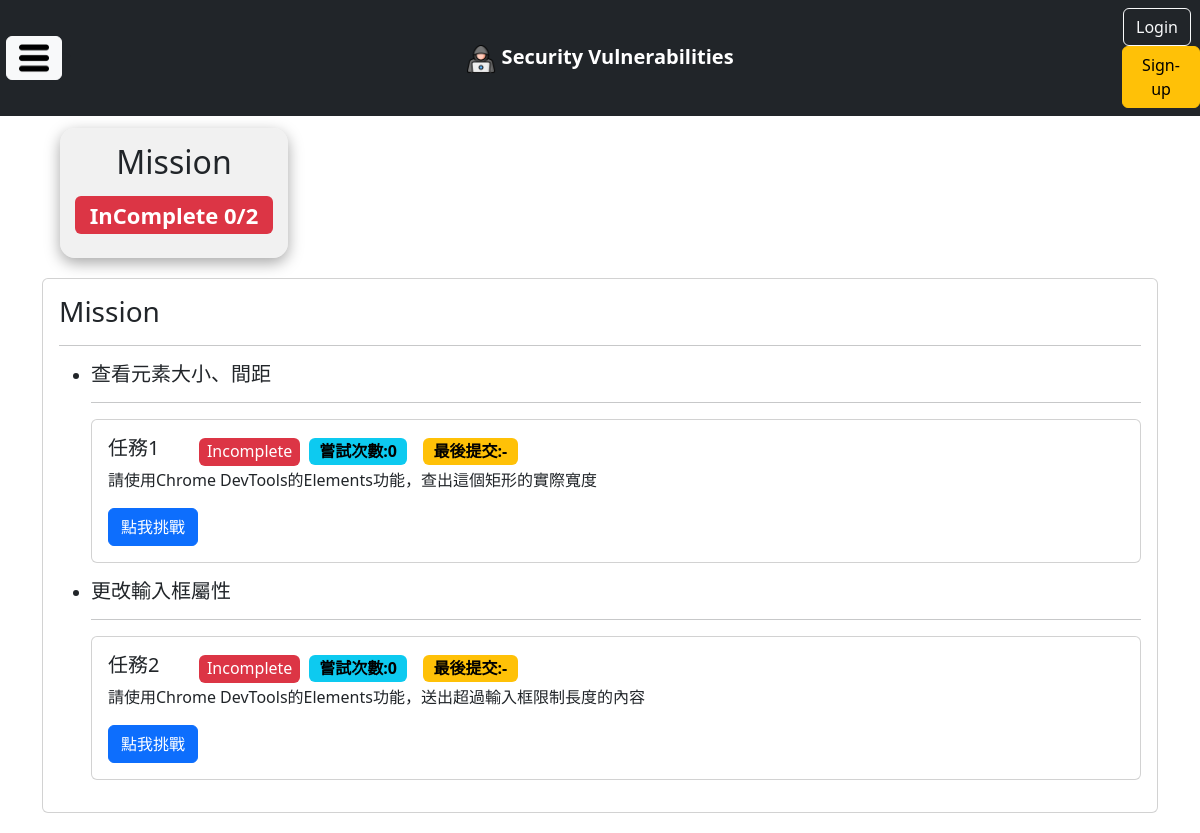
/devtools/elements, run on the app's committed database.
### students/models.py (models this page shows, shortened)
class Mission(models.Model):
    title = models.CharField(max_length=100)
    description = models.TextField(default="")
    alias = models.CharField(max_length=100, default="")
    category = models.ForeignKey(MissionCategory, on_delete=models.CASCADE)

### students/views.py (the view)
# urls.py: path('devtools/elements', students.devtools_elements, name='DevElements'),
def devtools_elements(request):
    category_id = MissionCategory.objects.get(title='Elements').id
    missions_info, missions_complete_count = StudentService.get_missions_info(request.user.id, category_id)
    return render(request, 'students/dev_elements.html', locals())

### students/service.py (called while the page is built)
    def get_max_attempts(user_id, mission_id):
        max_attempts = MissionRecord.objects.filter(student_id=user_id, mission_id=mission_id).aggregate(Max('attempts'))['attempts__max']
        return max_attempts if max_attempts != None else 0

    def get_missions_info(user_id, category_id):
        missions_info = []
        missions = Mission.objects.filter(category_id=category_id)
        missions_complete_count = 0
        for mission in missions:
            records = MissionRecord.objects.filter(student_id=user_id, mission_id=mission.id)
            is_completed = records.filter(is_completed=True).exists()
            if is_completed:
                missions_complete_count += 1
            missions_info.append({
                'mission': mission,
                'records': records,
                'is_completed': is_completed,
                'attempts': StudentService.get_max_attempts(user_id, mission.id),
                'last_attempt': records.order_by('-created_at').first().created_at if records.exists() else ''
            })
        return missions_info, missions_complete_count

### students/templatetags/filter.py (called while the page is built)
@register.filter
def formatTime(datetime):
    if datetime == '':
        return '-'
    return datetime.strftime("%Y/%m/%d")

@register.filter
def length(list):
    return len(list)

### templates/students/dev_elements.html (shortened to what this page needs)
{% extends "base.html" %}
{% block content%}
{% load filter %}
<a href="{% url 'Devtools' %}" class="btn" style="background-color: #575656ba;color:white;position:  absolute;left: 25px;">回上一頁</a>
<div class="row">
  <div class="col-9">
    <h1>Elements</h1>
  </div>
  <div class="col-3" style="text-align: center;background-color: #e3e3e381;width: 20%;height: 130px;border-radius: 15px; box-shadow: rgba(0, 0, 0, 0.35) 0px 5px 15px;margin: 0px 30px;">
    {% if missions_complete_count == missions_info|length %}
    <h2 style="margin: 15px;">Mission</h2>
    <span class="badge bg-success" style="margin: 0px 0px 15px;font-size: 22px;">
        Complete {{ missions_complete_count }}/{{ missions_info|length }}
    </span>
    {% else %}
    <h2 style="margin: 15px;">Mission</h2>
    <span class="badge bg-danger" style="margin: 0px 0px 15px;font-size: 22px;">
        InComplete {{ missions_complete_count }}/{{ missions_info|length }}
    </span>
    {% endif %}
</div>
</div>
<div class="card" style="margin: 20px 0px;">
  <div class="card-body">
      <h3 class="card-title">Mission</h3>
      <hr>
      {% for mission_info in missions_info %}
      <ul>
          <li>
              <h5>{{ mission_info.mission.title }}</h4>
                  <hr>
                  <div class="card">
                      <div class="card-body">
                          <div class="row" style="align-items: center;">
                              <h5 class="card-title col-1" style="display: inline;">任務{{ forloop.counter }}</h5>
                              <div class="col-11">
                                  <div style="width: 110px;display: inline-block;text-align: center;">
                                      {% if mission_info.is_completed %}
                                      <span class="badge bg-success">
                                          <h6 style="margin: 0;">Complete</h6>
                                      </span>
                                      {% else %}
                                      <span class="badge bg-danger">
                                          <h6 style="margin: 0;">Incomplete</h6>
                                      </span>
                                      {% endif %}
                                  </div>
                                  <div style="width: 110px;display: inline-block;">
                                      <span class="badge text-bg-info" style="font-size: 16px;">嘗試次數:{{mission_info.attempts }}</span>
                                  </div>
                                  <div style="width: 185px;display: inline-block;">
                                      <span class="badge text-bg-warning" style="font-size: 16px;">最後提交:{{mission_info.last_attempt|formatTime }}</span>
                                  </div>
                              </div>
                          </div>
                          <p class="card-text">{{ mission_info.mission.description }}</p>
                          <button type="button" class="btn btn-primary" data-bs-toggle="modal"
                              data-bs-target="#{{ mission_info.mission.alias }}">
                              點我挑戰
                          </button>
                      </div>
                  </div>
          </li>
      </ul>
      {% endfor %}
  </div>
</div>
{% endblock %}

### static/css/search.css (style rules this page uses)
h2 { text-align: center; }

### data on the page
Mission: mission "查看元素大小、間距", attempts "0", last_attempt "-", mission.description "請使用Chrome DevTools的Elements功能，查出這個矩形的實際寬度"
Mission: mission "更改輸入框屬性", attempts "0", last_attempt "-", mission.description "請使用Chrome DevTools的Elements功能，送出超過輸入框限制長度的內容"

### other printed values
{{ missions_complete_count }} "0"
{{ missions_info|length }} "2"
